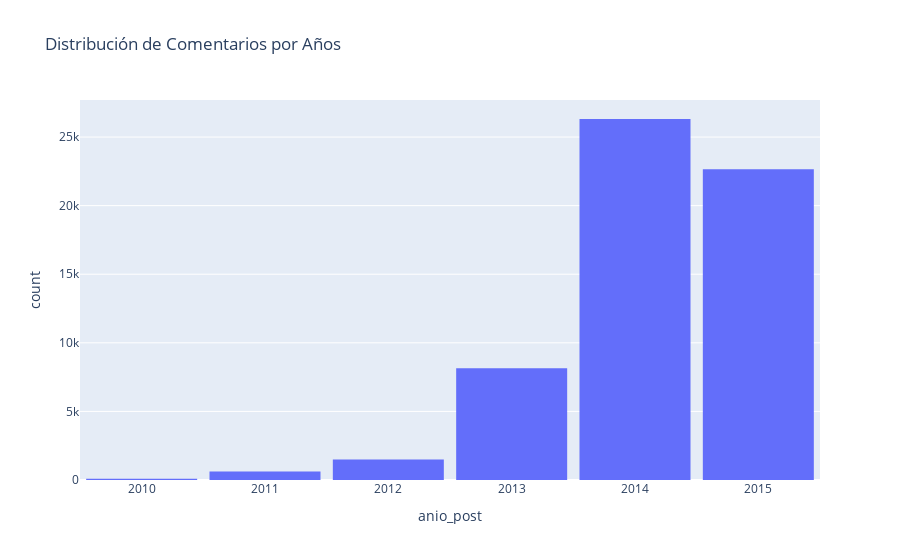

The code cell stored with this chart in its notebook:
### Code cell
import plotly.express as px
fig = px.histogram(df_DB, x="anio_post",title="Distribución de Comentarios por Años")
fig.update_layout(bargap=0.1)
fig.show()

### Figure 1 — Plotly figure (JSON) as saved in the notebook; plotly's stock layout.template omitted (floating-point values rounded to 4 significant figures; data arrays with more than 128 entries replaced by an {"elided": "..."} marker saying what was removed)
{"data": [{"alignmentgroup": "True", "bingroup": "x", "hovertemplate": "anio_post=%{x}<br>count=%{y}<extra></extra>", "legendgroup": "", "marker": {"color": "#636efa", "pattern": {"shape": ""}}, "name": "", "offsetgroup": "", "orientation": "v", "showlegend": false, "type": "histogram", "x": {"elided": "59305 int values"}, "xaxis": "x", "yaxis": "y"}], "layout": {"bargap": 0.1, "barmode": "relative", "legend": {"tracegroupgap": 0}, "title": {"text": "Distribución de Comentarios por Años"}, "xaxis": {"anchor": "y", "domain": [0, 1], "title": {"text": "anio_post"}}, "yaxis": {"anchor": "x", "domain": [0, 1], "title": {"text": "count"}}}}
